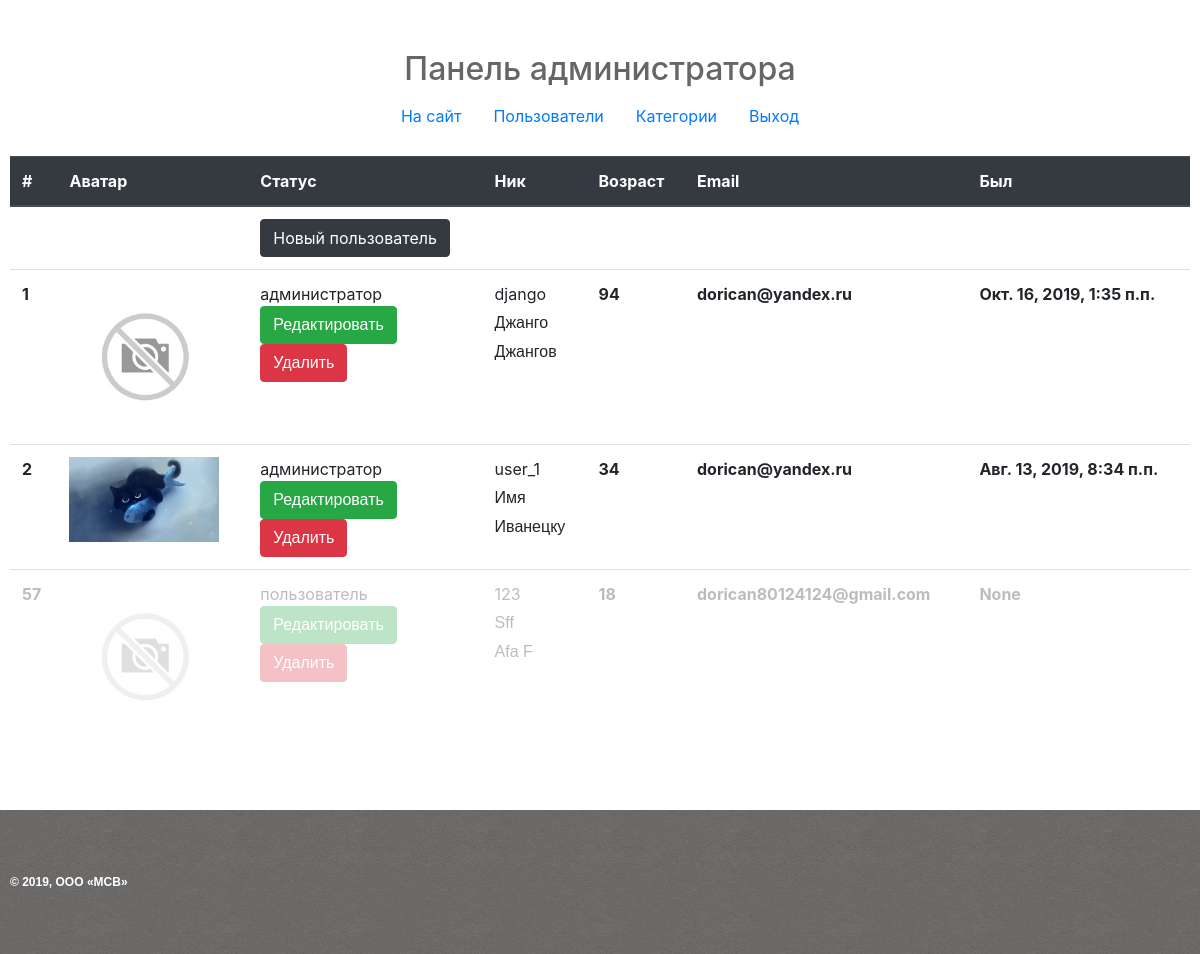
The app's page /myadmin/ (signed in) with its own data.
### authapp/models.py (models this page shows, shortened)
class ShopUser(AbstractUser):
    avatar = models.ImageField(verbose_name='аватар',
                               upload_to='users_avatars',
                               blank=True,
                               default='users_avatars/default_avatar.png')
    age = models.PositiveIntegerField(verbose_name='возраст', default=18)
    activation_key = models.CharField(verbose_name='ключ подтверждения',
                                      max_length=128, blank=True)
    activation_key_expires = models.DateTimeField(verbose_name='актуальность ключа',
                                                  default=(now() + timedelta(hours=48)))

### adminapp/views.py (the view)
class ShopUserListView(ListView):
    model = ShopUser
    @method_decorator(user_passes_test(lambda x: x.is_superuser))
    def dispatch(self, *args, **kwargs):
        return super().dispatch(*args, **kwargs)
    def get_context_data(self, **kwargs):
        context = super().get_context_data(**kwargs)
        context['page_title'] = 'панель администратора'
        return context

### mainapp/context_processors.py (called while the page is built)
def basket(request):
    basket = []
    if request.user.is_authenticated:
        basket = Basket.objects.filter(user=request.user)
    return {
        'basket': basket,
    }

def products_menu(request):
    products_menu = ProductCategory.objects.all().exclude(is_active=False).order_by('name')
    return {
        'products_menu': products_menu,
    }

### mainapp/templatetags/my_tags.py (called while the page is built)
@register.filter(name='media_folder_users')
def media_folder_users(string):
    if not string:
        string = 'users_avatars/default.jpg'
    return '{}{}'.format(settings.MEDIA_URL, string)

### adminapp/templates/authapp/shopuser_list.html
{% extends 'adminapp/base.html' %}
{% load static %}
{% load my_tags %}
{% block content-container %}
    <div class="content-container">
        <h2 class="myadmin-title">Панель администратора</h2>
        {% include 'adminapp/includes/inc__myadmin-menu.html' %}
        <table class="table">
            <thead class="thead-dark">
            <tr>
                <th scope="col">#</th>
                <th scope="col">Аватар</th>
                <th scope="col">Статус</th>
                <th scope="col">Ник</th>
                <th scope="col">Возраст</th>
                <th scope="col">Email</th>
                <th scope="col">Был</th>
            </tr>
            </thead>
            <tbody>
            <tr>
                    <th scope="row"></th>
                    <td></td>
                    <td>
                        <a href="{% url 'myadmin:shopuser_create' %}" class="btn btn-dark">Новый пользователь</a>
                        </td>
                    <td>
                    </td>
                <td></td>
                <td></td>
                <td></td>
                </tr>
            {% for item in object_list %}
                <tr class="{% if not item.is_active %}not_active{% endif %}">
                    <th scope="row">{{ item.id }}</th>
                    <td><img src="{{ item.avatar|media_folder_users }}"
                                              alt="" class="user_avatar"></td>
                    <td>{% if item.is_superuser %}администратор{% else %}пользователь{% endif %}<p>
                    <a href="{% url 'myadmin:shopuser_update' item.pk %}" class="btn btn-success">Редактировать</a></p>
                   <p> <a href="{% url 'myadmin:shopuser_delete' item.pk %}" class="btn btn-danger">Удалить</a></p>
                    </td>
                    <td>{{ item.username }}
                    {% if item.first_name %}
                            <p class="text-admin">{{ item.first_name|title }}</p>
                            {% if item.last_name %}
                                <p class="text-admin">{{ item.last_name|title }}</p>
                            {% endif %}
                        {% endif %}
                    </td>
                <td><strong>{{ item.age }}</strong></td>
                <td><strong>{{ item.email }}</strong></td>
                <td><strong>{{ item.last_login }}</strong></td>
                </tr>
            {% endfor %}
            </tbody>
        </table>
    </div>
{% endblock %}

### static/css/style.css (style rules this page uses)
* { margin: 0; padding: 0; box-sizing: border-box; outline: 0 !important; }
html, body { height: 100%; }
p { font-family: RobotoRegular, sans-serif;; font-size: 16px; font-weight: 500; line-height: 24px; margin-bottom: 0px; }
.content-container { max-width: 1200px; padding: 50px 10px; margin: auto; }
.user_avatar { width: 150px; }
.text-admin { margin: 5px 0px; }
.not_active { opacity: 0.3; }
.myadmin-title { color: #666; text-align: center; }

### records on screen
ShopUser: id "1", avatar|media_folder_users (placeholder picture), is_superuser "администратор", username "django", first_name "Джанго", last_name "Джангов", age "94", email "dorican@yandex.ru", last_login "Окт. 16, 2019, 1:35 п.п."
ShopUser: id "2", avatar|media_folder_users (picture), is_superuser "администратор", username "user_1", first_name "Имя", last_name "Иванецку", age "34", email "dorican@yandex.ru", last_login "Авг. 13, 2019, 8:34 п.п."
ShopUser: id "57", is_superuser "пользователь", username "123", first_name "Sff", last_name "Afa F", age "18", email "dorican80124124@gmail.com", last_login "None"
